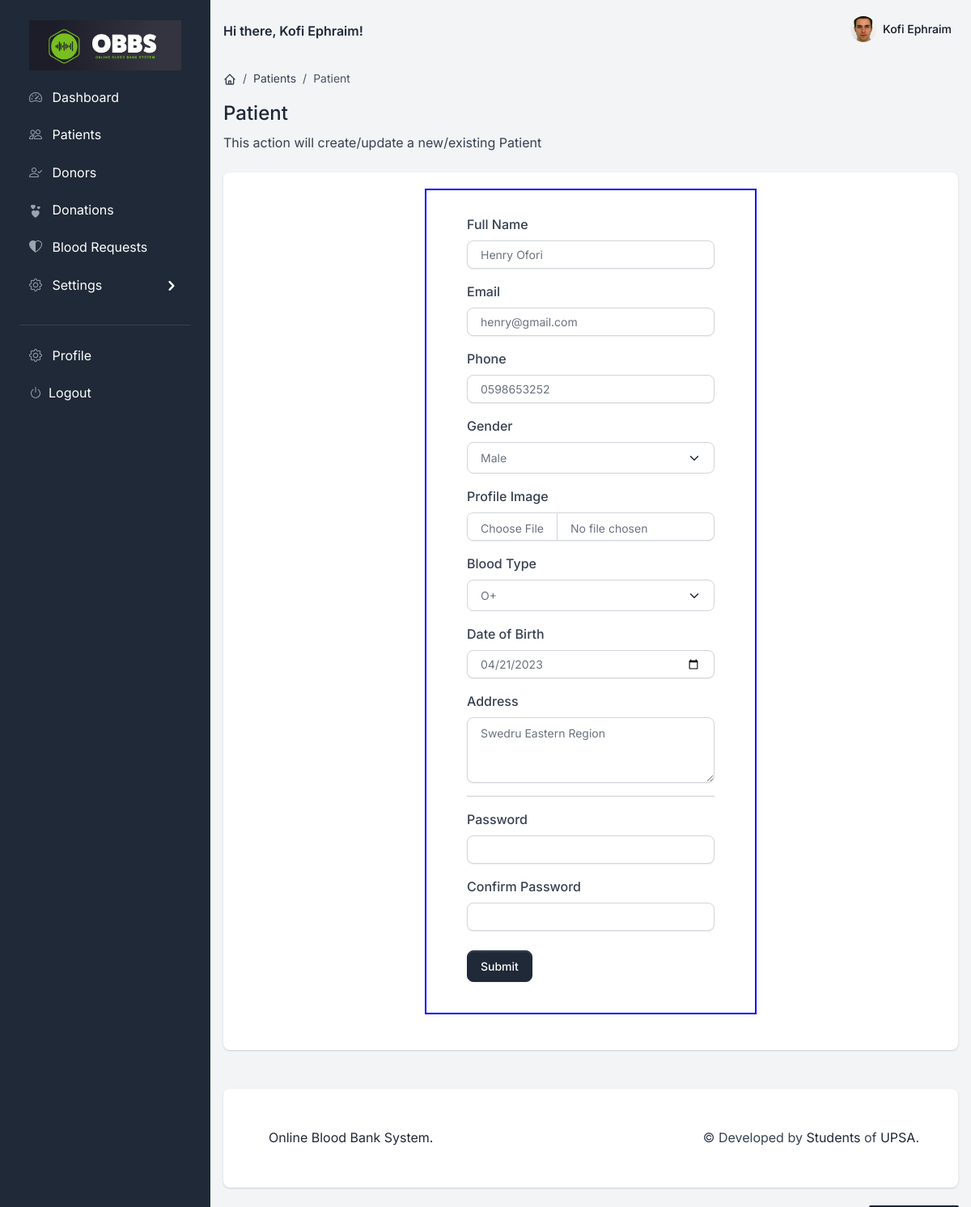
The page /dashboard/create-update-patient/?patient_id=3 (signed in) on the database its author committed.
### accounts/models.py (models this page shows, shortened)
class User(AbstractBaseUser, PermissionsMixin):
    email = models.EmailField(max_length=255, unique=True)
    fullname = models.CharField(max_length=255, blank=True, null=True)
    phone = models.CharField(max_length=15, blank=True, null=True)
    gender = models.CharField(max_length=15, blank=True, null=True)
    profile_image = models.ImageField(
        upload_to='profile_images', blank=True, null=True)
    is_active = models.BooleanField(default=True)
    is_staff = models.BooleanField(default=False)
    is_superuser = models.BooleanField(default=False)
    is_patient = models.BooleanField(default=False)
    created_by_staff = models.BooleanField(default=False)
    created_at = models.DateTimeField(auto_now_add=True)
    def get_fullname(self):
        return self.fullname if self.fullname else self.email
    objects = AccountManager()
    USERNAME_FIELD = 'email'
    def __str__(self):
        return self.get_fullname()
    class Meta:
        db_table = 'user'
        permissions = [
            ("view_profile", "Can view profile"),
            ("view_setting", "Can view setting"),
            ("change_profile", "Can update profile"),
            ("reset_password", "Can reset password"),
            ("add_user_to_group", "Can add user to group"),
            ("add_patient", "Can add patient"),
            ("change_patient", "Can update patient"),
            ("add_permission_to_user", "Can add permission to user"),
        ]

### dashboard/models.py (models this page shows, shortened)
class PatientProfile(models.Model):
    blood_type = models.CharField(max_length=15)
    dob = models.DateField()
    address = models.CharField(max_length=500)
    phone = models.CharField(max_length=15)
    gender = models.CharField(max_length=10)
    user = models.OneToOneField(User, on_delete=models.CASCADE, null=True)
    created_at = models.DateTimeField(auto_now_add=True)

### dashboard/views/patients.py (the view, shortened to what this page needs)
class CreateUpdatePatientView(PermissionRequiredMixin, View):
    permission_required = ['accounts.add_patient', 'accounts.change_patient']
    template = 'dashboard/form-renderers/create_update_patient.html'
    @method_decorator(MustLogin)
    def get(self, request, *args, **kwargs):
        patient_id = request.GET.get('patient_id')
        patient = PatientProfile.objects.filter(id=patient_id).first()
        context = {
            'patient': patient,
        }
        return render(request, self.template, context)

### dashboard/templates/dashboard/form-renderers/create_update_patient.html (shortened to what this page needs)
{% extends "base/base.html" %}
{% load static %}
{% block content %}
<div class="d-flex justify-content-between flex-wrap flex-md-nowrap align-items-center py-4">
    <div class="d-block mb-4 mb-md-0">
        <nav aria-label="breadcrumb" class="d-none d-md-inline-block">
            <ol class="breadcrumb breadcrumb-dark breadcrumb-transparent">
                <li class="breadcrumb-item">
                    <a href="#">
                    </a>
                </li>
                <li class="breadcrumb-item"><a href="#">Patients</a></li>
                <li class="breadcrumb-item active" aria-current="page">{{head}} Patient</li>
            </ol>
        </nav>
        <h2 class="h4">{{head}} Patient</h2>
        <p class="mb-0">This action will create/update a new/existing Patient</p>
    </div>
</div>
<div class="row">
    <div class="col-12 mb-4">
        <div class="card border-0 shadow components-section">
            <div class="card-body">
                <div class="row mb-4">
                    <div class="col-lg-6 col-sm-12 mx-auto px-3">
                        {% include 'dashboard/forms/form_patient.html' %}
                    </div>
                </div>
            </div>
        </div>
    </div>
</div>
{% endblock content %}

### dashboard/templates/includes/navigation.html (shortened to what this page needs)
{% load static %}
<nav class="navbar navbar-top navbar-expand navbar-dashboard navbar-dark ps-0 pe-2 pb-0">
  <div class="container-fluid px-0">
    <div class="d-flex justify-content-between w-100" id="navbarSupportedContent">
      <div class="d-flex align-items-center text-primary">
        <b>Hi there, {{request.user.get_fullname}}!</b>
      </div>
      <ul class="navbar-nav align-items-center">
        <li class="nav-item dropdown ms-lg-3">
          <a class="nav-link dropdown-toggle pt-1 px-0" href="#" role="button" data-bs-toggle="dropdown"
            aria-expanded="false">
            <div class="media d-flex align-items-center">
              <img class="avatar rounded-circle"
                src="{% if request.user.profile_image %} {{ request.user.profile_image.url }} {% else %} {% static '/assets/img/team/profile-picture-3.jpg' %} {% endif %} "
                class="avatar-xl rounded-circle mx-auto mt-n7 mb-4" alt="Neil Portrait">
              <div class="media-body ms-2 text-dark align-items-center d-none d-lg-block">
                <span class="mb-0 font-small fw-bold text-gray-900">
                  {% if request.user.get_fullname %}
                  <strong>{{ request.user.get_fullname }}</strong>
                  {% else %}
                  <strong>Guest</strong>
                  {% endif %}
                </span>
              </div>
            </div>
          </a>
        </li>
      </ul>
    </div>
  </div>
</nav>

### dashboard/templates/dashboard/forms/form_patient.html (shortened to what this page needs)
<form id="signup-form" action="{% url 'dashboard:create_update_patient' %}" method="POST" enctype="multipart/form-data"
    style="border: 2px solid blue; padding: 30px 50px;">
    <div class="mb-3">
        <label for="signup-fullname" class="form-label">Full Name</label>
        <input type="text" name="fullname" value="{{patient.user.fullname}}" class="form-control" id="signup-fullname"
            required>
    </div>
    <div class="mb-3">
        <label for="signup-email" class="form-label">Email</label>
        <input type="email" name="email" value="{{patient.user.email}}" class="form-control" id="signup-email" required>
    </div>
    <div class="mb-3">
        <label for="signup-phone" class="form-label">Phone</label>
        <input type="tel" name="phone" value="{{patient.user.phone}}" class="form-control" id="signup-phone" required>
    </div>
    <div class="mb-3">
        <label for="signup-gender" class="form-label">Gender</label>
        <select class="form-select" name="gender" id="signup-gender" required>
            <option value="Male" {% if patient.user.gender == 'Male' %} selected {% endif %}>Male</option>
        </select>
    </div>
    <div class="mb-3">
        <label for="signup-profile_image" class="form-label">Profile
            Image</label>
        <input type="file" name="profile_image" class="form-control" id="signup-profile_image" accept="image/*">
    </div>
    <div class="mb-3">
        <label for="signup-blood_type" class="form-label">Blood
            Type</label>
        <select class="form-select" name="blood_type" id="signup-blood_type" required>
            <option value="O_POSITIVE" {% if patient.blood_type == 'O_POSITIVE' %} selected {% endif %}>O+</option>
        </select>
    </div>
    <div class="mb-3">
        <label for="signup-dob" class="form-label">Date of
            Birth</label>
        <input type="date" name="dob" value="{{patient.dob|date:'Y-m-d'}}" class="form-control" id="signup-dob"
            required>
    </div>
    <div class="mb-3">
        <label for="signup-address" class="form-label">Address</label>
        <textarea class="form-control" name="address" id="signup-address" rows="3"
            required>{{patient.address}}</textarea>
    </div>
    <hr>
    <div class="mb-3">
        <label for="signup-password" class="form-label">Password</label>
        <input type="password" name="password" class="form-control" id="signup-password" >
    </div>
    <div class="mb-3">
        <label for="signup-password2" class="form-label">Confirm Password</label>
        <input type="password" name="password2" class="form-control" id="signup-password2" >
    </div>
    <button type="submit" class="btn btn-primary">Submit</button>
</form>

### rows shown on the page
User: user.get_fullname "Kofi Ephraim", profile_image (picture)
PatientProfile: fullname "Henry Ofori", email "henry@gmail.com", phone "0598653252", gender "Male", blood_type "O+", dob "04/21/2023", address "Swedru Eastern Region"
